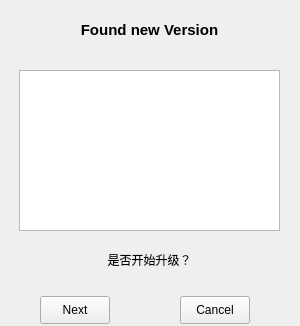
<?xml version="1.0" encoding="UTF-8"?>
<ui version="4.0">
 <class>FormConfirm</class>
 <widget class="QWidget" name="FormConfirm">
  <property name="geometry">
   <rect>
    <x>0</x>
    <y>0</y>
    <width>300</width>
    <height>326</height>
   </rect>
  </property>
  <property name="windowTitle">
   <string>Form</string>
  </property>
  <widget class="QLabel" name="labelTitleInfo">
   <property name="geometry">
    <rect>
     <x>19</x>
     <y>9</y>
     <width>261</width>
     <height>41</height>
    </rect>
   </property>
   <property name="font">
    <font>
     <family>Arial</family>
     <pointsize>11</pointsize>
     <weight>75</weight>
     <bold>true</bold>
    </font>
   </property>
   <property name="text">
    <string>Found new Version</string>
   </property>
   <property name="alignment">
    <set>Qt::AlignCenter</set>
   </property>
   <property name="wordWrap">
    <bool>true</bool>
   </property>
   <property name="TypeOfControl" stdset="0">
    <string>Secondtitlecolor</string>
   </property>
  </widget>
  <widget class="QTextEdit" name="textEditUpdateInfo">
   <property name="geometry">
    <rect>
     <x>19</x>
     <y>70</y>
     <width>261</width>
     <height>161</height>
    </rect>
   </property>
  </widget>
  <widget class="QLabel" name="labelConfirmUpdateInfo">
   <property name="geometry">
    <rect>
     <x>19</x>
     <y>250</y>
     <width>261</width>
     <height>20</height>
    </rect>
   </property>
   <property name="text">
    <string>是否开始升级？</string>
   </property>
   <property name="alignment">
    <set>Qt::AlignCenter</set>
   </property>
  </widget>
  <widget class="QPushButton" name="pushButtonConfirmNext">
   <property name="geometry">
    <rect>
     <x>40</x>
     <y>296</y>
     <width>70</width>
     <height>28</height>
    </rect>
   </property>
   <property name="focusPolicy">
    <enum>Qt::NoFocus</enum>
   </property>
   <property name="styleSheet">
    <string notr="true">QPushButton
{
	border-image:url(Skin/button_Enable.png);
}
QPushButton:hover
{
	border-image:url(Skin/button_Hover.png);
}
QPushButton:pressed
{
	border-image:url(Skin/button_Down.png);
}
QPushButton:disabled
{
	border-image:url(Skin/button_Disable.png);
}</string>
   </property>
   <property name="text">
    <string>Next</string>
   </property>
  </widget>
  <widget class="QPushButton" name="pushButtonConfirmCancel">
   <property name="geometry">
    <rect>
     <x>180</x>
     <y>296</y>
     <width>70</width>
     <height>28</height>
    </rect>
   </property>
   <property name="focusPolicy">
    <enum>Qt::NoFocus</enum>
   </property>
   <property name="styleSheet">
    <string notr="true">QPushButton
{
	border-image:url(Skin/button_Enable.png);
}
QPushButton:hover
{
	border-image:url(Skin/button_Hover.png);
}
QPushButton:pressed
{
	border-image:url(Skin/button_Down.png);
}
QPushButton:disabled
{
	border-image:url(Skin/button_Disable.png);
}</string>
   </property>
   <property name="text">
    <string>Cancel</string>
   </property>
  </widget>
 </widget>
 <tabstops>
  <tabstop>textEditUpdateInfo</tabstop>
 </tabstops>
 <resources/>
 <connections/>
</ui>
